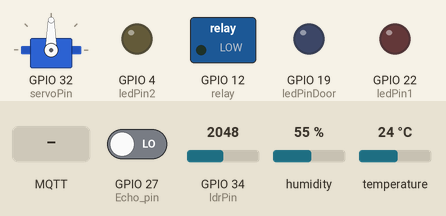
This program was run on a simulated ESP32. Parts: servo, switched loads named in the program (green lamp = pin HIGH), output pins drawn as LEDs (lit = HIGH). The inputs (shaded band) are chosen by the test bench; at power-on: temperature 24 °C, GPIO 34 (ldrPin) = 2048, GPIO 27 (Echo_pin) LOW, humidity 55 %. WiFi joins after 1.5 s; servers stay silent unless stated; random numbers use the default seed unless the program sets one; no MQTT or app messages arrive unless stated; pins used as bus, display or sensor lines are not drawn; what the program prints to the serial monitor is not drawn.

Above: at 3.2 s.
3.3 s: MQTT message "1" arrives on the first subscribed topic
At 4.2 s:
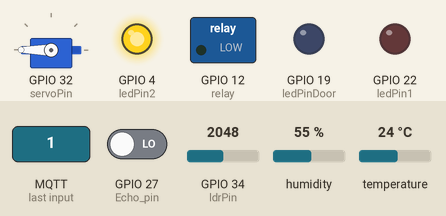
5.0 s: temperature set to 27.7 °C
8.0 s: temperature set to 28.8 °C
At 10.8 s:
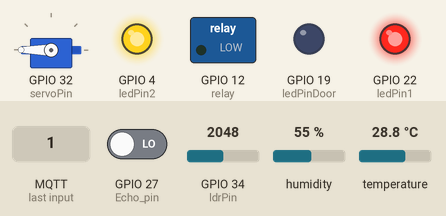
11.0 s: GPIO 34 (ldrPin) set to 1980
At 12.1 s:
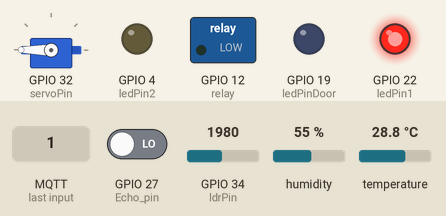
13.2 s: MQTT message "1" arrives on the third subscribed topic
At 14.5 s:
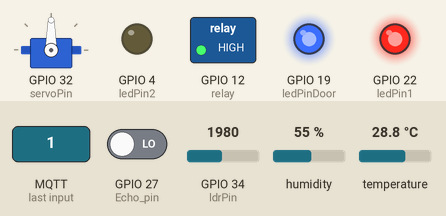
14.8 s: MQTT message "1" arrives on the second subscribed topic
At 16.0 s:
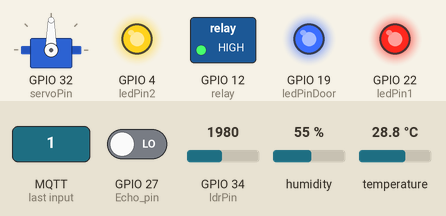
Timing chart, 0 to 17.5 s (numbered marks = the images above; inputs shaded):
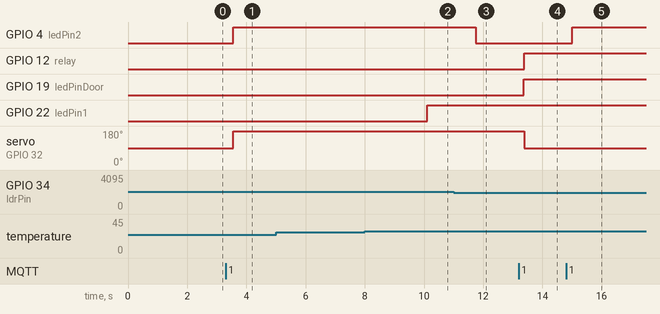

Measured:
- the behaviour switches between 28 and 28.1 °C on temperature (found by bisection; images 1 and 2)
- the behaviour switches between 2046 and 2045 on GPIO 34 (ldrPin) (found by bisection; images 2 and 3)
- after the input at 3.3 s, GPIO 4 (ledPin2): LOW → HIGH after 0.26 s; servo on GPIO 32 (servoPin): 90° → 180° after 0.26 s
- after the input at 5.0 s, every drawn part: stays the same
- after the input at 8.0 s, GPIO 22 (ledPin1): LOW → HIGH after 2.1 s
- after the input at 11.0 s, GPIO 4 (ledPin2): HIGH → LOW after 0.74 s
- after the input at 13.2 s, GPIO 12 (relay), GPIO 19 (ledPinDoor): LOW → HIGH after 0.18 s; servo on GPIO 32 (servoPin): 180° → 90° after 0.18 s
- after the input at 14.8 s, GPIO 4 (ledPin2): LOW → HIGH after 0.22 s

The program:

main.cpp
```cpp
#include <DHT.h>
#include <WiFi.h>
#include <PubSubClient.h>
#include <ESP32Servo.h>

//MQTT
const char* wifiSsid = "Wokwi-GUEST";
const char* wifiPassword = "";
const char* mqttServer = "broker.emqx.io";
const int mqttPort = 1883;

//CONTROL TOPIC => TO ON/OFF THE IOT
const char* controlTopic = "Kel5_ESP32/control";
const char* statusTopic = "Kel5_ESP32/status";

//TEMP & HUM => MONITORING TEMPERATURE & HUMIDITY
const char* temperatureTopic = "Kel5_ESP32/temperature";
const char* humidityTopic = "Kel5_ESP32/humidity";
const char* acStatusTopic = "Kel5_ESP32/acstatus";

//DOOR LOCKING => CONTROL TO LOCK/UNLOCK DOOR
const char* doorLockingTopic = "Kel5_ESP32/locking";
const char* doorStatusTopic = "Kel5_ESP32/doorstatus";

//LDR LAMP
const char* ldrLampTopic = "Kel5_ESP32/ldrlamp";
const char* ldrStatusTopic = "Kel5_ESP32/ldrstatus";
const char* ldrButtonTopic = "Kel5_ESP32/ldrbutton";

//WATER => MONITORING WATER LEVEL
const char* waterTopic = "Kel5_ESP32/waterlevel";
const char* waterStatusTopic = "Kel5_ESP32/waterstatus";

WiFiClient espClient;
PubSubClient client(espClient);

int analogValue = 0;
bool isButtonPressed = false;
const int sensorReadingInterval = 1000;
unsigned long lastSensorReadingTime = 0;
bool activeStatus = false;
bool ldrActiveStatus = false;

/*-----------DHT22 FUNCTION---------------*/
const int dhtPin = 13;
const int ledPin1 =  22;
DHT dhtSensor(dhtPin, DHT22);
void dht22(){
    String statusString;
    float humidity = dhtSensor.readHumidity();
    float temperature = dhtSensor.readTemperature();

    if(temperature > 28){
        digitalWrite(ledPin1, HIGH);
        statusString = "ON";
    } else {
        digitalWrite(ledPin1, LOW);
        statusString = "OFF";
    }
    // Serial.printf("Humidity: %f %%, Temperature: %f C\r\n", humidity, temperature);

    //PUBLISH TEMP & HUM TOPIC TO MQTT
    char statusMessage[5];
    snprintf(statusMessage, 5, "%f", humidity);
    client.publish(humidityTopic, statusMessage);
    snprintf(statusMessage, 5, "%f", temperature);
    client.publish(temperatureTopic, statusMessage);
    snprintf(statusMessage, 5, "%s", statusString.c_str());
    client.publish(acStatusTopic, statusMessage);
}
/*----------END DHT22 FUNCTION-----------------*/

/*---------DOOR LOCKING----------*/
//DOOR LOCKING
const int ledPinDoor = 19;
bool doorLockingStatus = false;
const int servoPin = 32;
const int relay = 12;
Servo servo;
void doorStatus(bool status) {
    String statusString;
    if (status) {
        digitalWrite(ledPinDoor, HIGH);
        statusString = "LOCKED";
    } else {
        digitalWrite(ledPinDoor, LOW);
        statusString = "UNLOCKED";
    }
    Serial.printf("Door Status: %s\r\n", statusString.c_str());

    //PUBLISH LDR LAMP STATUS TO MQTT
    char statusMessage[5];
    snprintf(statusMessage, 5, "%s", statusString.c_str());
    client.publish(doorStatusTopic, statusMessage);
}

void doorLock(bool doorLockingStatus){
    if (doorLockingStatus){
        digitalWrite(relay, HIGH);
        servo.write(90);
        delay(10);
    } else {
        digitalWrite(relay, LOW);
        servo.write(180);
        delay(10);
    }
}
/*---------END DOOR LOCKING----------*/

/*-------------LDR LAMP FUNCTION-------------------*/
//LDR LAMP CODE
const int ldrPin = 34;
const int ledPin2 = 4;
// LDR Characteristics
const float GAMMA = 0.7;
const float RL10 = 50;
void lamp() {
    String ldrStatus;
    analogValue = analogRead(ldrPin);
    float voltage = analogValue / 4096. * 5;
    float resistance = 2000 * voltage / (1 - voltage / 5);
    float lux = pow(RL10 * 1e3 * pow(10, GAMMA) / resistance, (1 / GAMMA));

    //PUBLISH LDR LAMP TOPIC TO MQTT
    char statusMessage[5];
    snprintf(statusMessage, 5, "%f", lux);
    client.publish(ldrLampTopic, statusMessage);

//PRIORITY LAMP ON : BUTTON DASHBOARD > BUTTON > LUX
    if(ldrActiveStatus){
        digitalWrite(ledPin2, HIGH);
        ldrStatus = "ON";
    } else if(!ldrActiveStatus){
            if(lux <= 100){
                digitalWrite(ledPin2, HIGH);
                ldrStatus = "ON";
            }
            else {
                digitalWrite(ledPin2, LOW);
                ldrStatus = "OFF";
            }
    }

    char statusMessage2[5];
    snprintf(statusMessage2, 5, "%s", ldrStatus.c_str());
    client.publish(ldrStatusTopic, statusMessage2);
}

//LDR LAMP STATUS
void ldrStatus(bool status) {
    String statusString;
    if (status) {
        digitalWrite(ledPin2, HIGH);
        statusString = "ON";
    } else {
        digitalWrite(ledPin2, LOW);
        statusString = "OFF";
    }
    Serial.printf("Lamp Status : %s\r\n", statusString.c_str());

    //PUBLISH LDR LAMP STATUS TO MQTT
    char statusMessage[5];
    snprintf(statusMessage, 5, "%s", statusString.c_str());
    client.publish(ldrStatusTopic, statusMessage);
}
/*----------------END LDR LAMP FUNCTION-------------------*/

/*-----------ULTRASONIC HC-SR04 (WATER PUMP) FUNCTION----------------*/
const int Trig_pin = 14;
const int Echo_pin = 27;
const int buzzer = 26;
float durasi;
float jarak;
int batas_kosong=80;
int batas_penuh=10;
int freq = 2000;
int channel = 1;
int resolution = 8;
float waterTubHeight = 100;
String pumpStatus;

void waterStatus(float status) {
    if (status > batas_kosong) {
        pumpStatus = "ON";
    } else if(status <= batas_penuh){
        pumpStatus = "OFF";
    }

    char statusMessage[5];
    snprintf(statusMessage, 5, "%s", pumpStatus.c_str());
    client.publish(waterStatusTopic, statusMessage);
}

void ukur_jarak() //distance calculaion...
{
    digitalWrite(Trig_pin, LOW);
    delay(10);
    digitalWrite(Trig_pin, HIGH);
    delay(10);
    digitalWrite(Trig_pin, LOW);

    durasi = pulseIn(Echo_pin, HIGH);
    jarak = durasi * 0.034 / 2;
    waterStatus(jarak);
    float waterHeight = waterTubHeight - jarak;
    if(waterHeight < 0){
        waterHeight = 0;
    }
    //PUBLISH LDR LAMP TOPIC TO MQTT
    char statusMessage[5];
    snprintf(statusMessage, 5, "%f", waterHeight);
    client.publish(waterTopic, statusMessage);
}

void myTone(int pin)
{
  ledcAttachPin(pin, 1);             // pin, channel
  ledcWriteNote(1, NOTE_F, 4);    // channel, frequency, octave
}

void myNoTone(int pin)
{
  ledcDetachPin(pin);
}

void output_jarak(){
  if(jarak > batas_kosong) {
    myTone(buzzer);//digitalWrite(buzzer, HIGH);//Buzzer beeping......
    delay(2000);
    // Serial.print("pump on\n");
  }
  else if(jarak <= batas_penuh) {
    myNoTone(buzzer);//digitalWrite(buzzer, LOW);
    // Serial.print("pump off\n");
    delay(100);
    digitalWrite (buzzer , LOW);
  }
}
/*--------END WATER PUMP FUNCTION-----------*/

/*---------CONFIG MQTT------------*/
//IOT STATUS (ON OR OFF)
void showStatus(bool status) {
    String statusString;
    if (status) {
        statusString = "ON";
    } else {
        statusString = "OFF";
    }
    Serial.printf("IOT Status : %s\r\n", statusString.c_str());

    char statusMessage[5];
    snprintf(statusMessage, 5, "%s", statusString.c_str());
    client.publish(statusTopic, statusMessage);
}

void receivedCallback(char* topic, byte* payload, unsigned int length) {
    Serial.printf("Message received: %s\r\n", topic);
    char statusInput = (char)payload[0];
    Serial.printf("Payload: %c\r\n", statusInput);

    //CALLBACK WHEN PAYLOAD FROM CONTROL TOPIC
    if (strcmp(topic, controlTopic) == 0) {
        if (statusInput == '0') {
            activeStatus = false;
        }
        if (statusInput == '1') {
            activeStatus = true;
        }
        showStatus(activeStatus);
    }
    //CALLBACK WHEN PAYLOAD FROM LDR BUTTON TOPIC
    if (strcmp(topic, ldrButtonTopic) == 0) {
        if (statusInput == '0') {
            ldrActiveStatus = false;
        }
        if (statusInput == '1') {
            ldrActiveStatus = true;
        }
        ldrStatus(ldrActiveStatus);
    }
    //CALLBACK WHEN PAYLOAD FROM DOOR LOCKING TOPIC
    if (strcmp(topic, doorLockingTopic) == 0) {
        if (statusInput == '0') {
            doorLockingStatus = false;
        }
        if (statusInput == '1') {
            doorLockingStatus = true;
        }
        doorStatus(doorLockingStatus);
    }
}

void mqttConnect() {
    while (!client.connected()) {
        Serial.print("MQTT connecting ... ");
        char clientId[20];
        sprintf(clientId, "ESP32Client-%ld", random(1000));
        if (client.connect(clientId)) {
            Serial.print("Connected with id: ");
            Serial.println(clientId);
            client.subscribe(controlTopic);
            client.subscribe(ldrButtonTopic);
            client.subscribe(doorLockingTopic);
        } else {
            Serial.print("failed, state: ");
            Serial.print(client.state());
            Serial.println(" try again in 5 seconds");
            delay(5000);
        }
    }
}
/*-------------END CONFIG MQTT----------------*/

void setup() {
    delay(500);
    Serial.begin(115200);

    //SETUP DHT22
    pinMode(ledPin1, OUTPUT);
    dhtSensor.begin();

    //SETUP DOOR LOCKING
    pinMode(ledPinDoor, OUTPUT);
    pinMode(relay, OUTPUT);
    servo.attach(servoPin);

    //SETUP LDR LAMP
    pinMode(ledPin2, OUTPUT);
    pinMode(ldrPin, INPUT);

    //Setup Water Pump
    pinMode(Trig_pin, OUTPUT);
    pinMode(Echo_pin,INPUT);
    pinMode(buzzer, OUTPUT);
    ledcSetup(channel, freq, resolution);
    ledcAttachPin(buzzer, channel);

    //SETUP MQTT
    Serial.printf("Connecting to %s ", wifiSsid);
    WiFi.mode(WIFI_STA);
    WiFi.begin(wifiSsid, wifiPassword);
    while (WiFi.status() != WL_CONNECTED) {
        delay(500);
        Serial.print(".");
    }
    Serial.printf("\r\nWiFi connected, IP address: %s\r\n", WiFi.localIP().toString().c_str());

    client.setServer(mqttServer, mqttPort);
    client.setCallback(receivedCallback);
}


void loop() {
    delay(500); // this speeds up the simulation
    //MQTT CONNECTING
    if (!client.connected()) {
      mqttConnect();
    }
    client.loop();

    unsigned long currentTime = millis();

    bool shouldMeasure = (currentTime - lastSensorReadingTime) > sensorReadingInterval;
    if (activeStatus && shouldMeasure) {
        lastSensorReadingTime = currentTime;
        dht22();
        lamp();
        doorLock(doorLockingStatus);
    }

    if (activeStatus) {
        ukur_jarak();
        output_jarak();
    } else {
        digitalWrite(buzzer,LOW);// pump off...
        myNoTone(buzzer);//digitalWrite(buzzer, LOW);
    }
}
```
